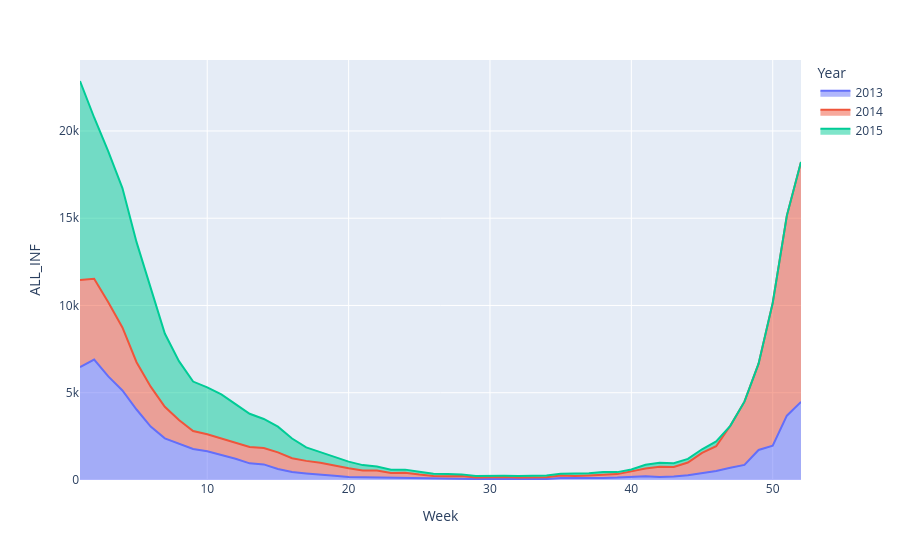

The cell this chart's notebook holds for it:
### Markdown cell above
The resulting figure may look like a stacked bar chart, but the bars have in fact been overplotted. Create a stacked area chart instead (`px.area()`).

### Code cell
px.area(usa_time, x = 'Week', y = 'ALL_INF', color = 'Year')

### Figure 1 — Plotly figure (JSON) as saved in the notebook; plotly's stock layout.template omitted (floating-point values rounded to 4 significant figures)
{"data": [{"fillpattern": {"shape": ""}, "hovertemplate": "Year=2013<br>Week=%{x}<br>ALL_INF=%{y}<extra></extra>", "legendgroup": "2013", "line": {"color": "#636efa"}, "marker": {"symbol": "circle"}, "mode": "lines", "name": "2013", "orientation": "v", "showlegend": true, "stackgroup": "1", "type": "scatter", "x": [1, 2, 3, 4, 5, 6, 7, 8, 9, 10, 11, 12, 13, 14, 15, 16, 17, 18, 19, 20, 21, 22, 23, 24, 25, 26, 27, 28, 29, 30, 31, 32, 33, 34, 35, 36, 37, 38, 39, 40, 41, 42, 43, 44, 45, 46, 47, 48, 49, 50, 51, 52], "xaxis": "x", "y": [6474, 6897, 5936, 5130, 4039, 3059, 2385, 2069, 1776, 1645, 1452, 1219, 953, 893, 631, 454, 379, 293, 249, 174, 161, 148, 129, 126, 95, 65, 67, 79, 56, 60, 75, 63, 58, 58, 120, 113, 122, 117, 137, 185, 221, 175, 197, 274, 394, 520, 703, 863, 1722, 1968, 3685, 4478], "yaxis": "y"}, {"fillpattern": {"shape": ""}, "hovertemplate": "Year=2014<br>Week=%{x}<br>ALL_INF=%{y}<extra></extra>", "legendgroup": "2014", "line": {"color": "#EF553B"}, "marker": {"symbol": "circle"}, "mode": "lines", "name": "2014", "orientation": "v", "showlegend": true, "stackgroup": "1", "type": "scatter", "x": [1, 2, 3, 4, 5, 6, 7, 8, 9, 10, 11, 12, 13, 14, 15, 16, 17, 18, 19, 20, 21, 22, 23, 24, 25, 26, 27, 28, 29, 30, 31, 32, 33, 34, 35, 36, 37, 38, 39, 40, 41, 42, 43, 44, 45, 46, 47, 48, 49, 50, 51, 52], "xaxis": "x", "y": [4982, 4636, 4243, 3613, 2708, 2289, 1812, 1373, 1026, 974, 930, 919, 933, 939, 954, 796, 717, 697, 561, 496, 385, 396, 270, 290, 221, 170, 153, 144, 94, 115, 94, 79, 112, 106, 133, 111, 129, 171, 200, 309, 439, 584, 544, 726, 1156, 1416, 2402, 3624, 4947, 8182, 11464, 13747], "yaxis": "y"}, {"fillpattern": {"shape": ""}, "hovertemplate": "Year=2015<br>Week=%{x}<br>ALL_INF=%{y}<extra></extra>", "legendgroup": "2015", "line": {"color": "#00cc96"}, "marker": {"symbol": "circle"}, "mode": "lines", "name": "2015", "orientation": "v", "showlegend": true, "stackgroup": "1", "type": "scatter", "x": [1, 2, 3, 4, 5, 6, 7, 8, 9, 10, 11, 12, 13, 14, 15, 16, 17, 18, 19, 20, 21, 22, 23, 24, 25, 26, 27, 28, 29, 30, 31, 32, 33, 34, 35, 36, 37, 38, 39, 40, 41, 42, 43, 44, 45, 46], "xaxis": "x", "y": [11406, 9238, 8645, 7983, 6880, 5622, 4195, 3369, 2839, 2688, 2524, 2208, 1910, 1666, 1472, 1127, 772, 610, 527, 384, 307, 226, 193, 178, 152, 121, 129, 99, 86, 80, 77, 91, 79, 96, 98, 134, 131, 167, 115, 105, 209, 228, 223, 208, 210, 270], "yaxis": "y"}], "layout": {"legend": {"title": {"text": "Year"}, "tracegroupgap": 0}, "margin": {"t": 60}, "xaxis": {"anchor": "y", "domain": [0, 1], "title": {"text": "Week"}}, "yaxis": {"anchor": "x", "domain": [0, 1], "title": {"text": "ALL_INF"}}}}
